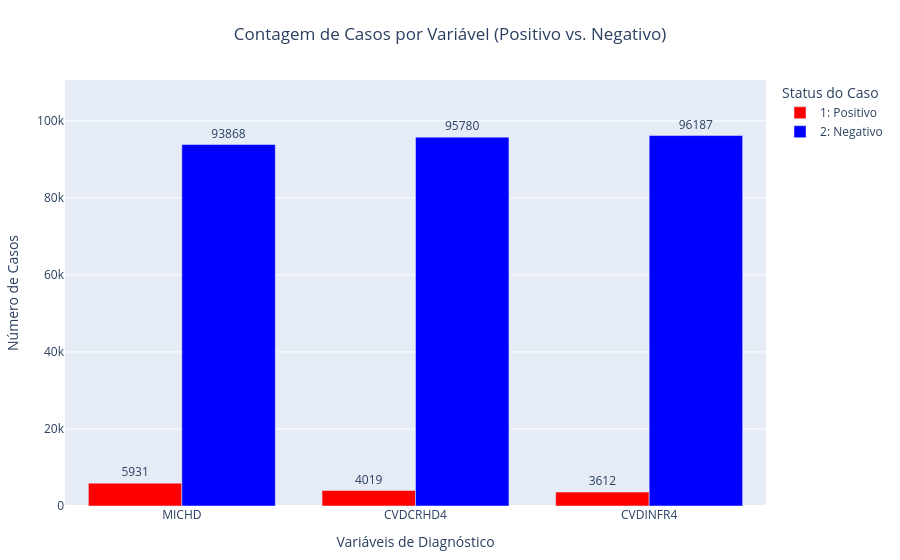

The cell this chart's notebook holds for it:
### Code cell
import pandas as pd
import plotly.express as px
import plotly.graph_objects as go
import os # Para manipulação de caminhos de arquivo

# --- Passo 1: O DataFrame 'tabela_final' DEVE existir neste ponto ---
# Ele é o resultado do script da célula anterior do Jupyter Notebook
# (originalmente do artefato 'tabela_resumo_counts_michd').

# Verifica se 'tabela_final' existe e não está vazia
if 'tabela_final' not in globals() or not isinstance(tabela_final, pd.DataFrame) or tabela_final.empty:
    print("ERRO CRÍTICO: A variável 'tabela_final' não foi encontrada, não é um DataFrame ou está vazia.")
    print("Certifique-se de que a célula anterior que cria 'tabela_final' foi executada com sucesso.")
    tabela_final_valida = False # Flag para controlar a geração do gráfico
else:
    print("Utilizando a variável 'tabela_final' existente para gerar o gráfico.")
    tabela_final_valida = True


if tabela_final_valida:
    # --- Passo 2: Preparar os dados para o Plotly (formato longo) ---
    df_para_plotar = tabela_final.reset_index().melt(
        id_vars='Valor_Indice', 
        var_name='Variavel', 
        value_name='Contagem'
    )
    
    # Mapear Valor_Indice para os rótulos desejados (Positivo/Negativo)
    df_para_plotar['Valor_Indice'] = df_para_plotar['Valor_Indice'].astype(str)
    mapa_rotulos = {
        '1': '1: Positivo', 
        '2': '2: Negativo'  
    }
    df_para_plotar['Status_Caso'] = df_para_plotar['Valor_Indice'].map(mapa_rotulos)
    
    print("\nDataFrame preparado para o gráfico Plotly com Status_Caso:")
    print(df_para_plotar.head())

    # --- Passo 3: Criar o gráfico de barras agrupadas ---
    fig = px.bar(
        df_para_plotar,
        x='Variavel',
        y='Contagem',
        color='Status_Caso', 
        barmode='group', 
        title='Contagem de Casos por Variável (Positivo vs. Negativo)',
        labels={
            'Variavel': 'Variáveis de Diagnóstico', 
            'Contagem': 'Número de Casos', 
            'Status_Caso': 'Status do Caso'
        },
        color_discrete_map={ 
            '1: Positivo': 'red',    
            '2: Negativo': 'blue'   
        }
        # text_auto=True foi removido para usarmos texttemplate para mais controle
    )

    # Ajustes para o texto nas barras e layout
    fig.update_traces(
        texttemplate='%{y:..0f}', # Formato do número: inteiro com separador de milhar (vírgula)
        textposition='outside'
    )
    
    fig.update_layout(
        xaxis_title="Variáveis de Diagnóstico",
        yaxis_title="Número de Casos",
        legend_title_text='Status do Caso', 
        title_x=0.5, # Centralizar o título
        uniformtext_minsize=8, # Garante que o texto caiba
        uniformtext_mode='hide', # Esconde o texto se não couber (opcional)
        margin=dict(t=80, b=50, l=50, r=50) # Aumenta a margem superior (t=top) para dar espaço ao texto
    )
    
    # Para garantir que o eixo Y se estenda o suficiente para o texto no topo:
    # Encontrar o valor máximo para ajustar o range do eixo Y
    max_y_valor = df_para_plotar['Contagem'].max()
    fig.update_yaxes(range=[0, max_y_valor * 1.15]) # Aumenta o limite superior do eixo Y em 15%


    # --- Passo 4: Exibir e/ou Salvar o gráfico ---
    print("\nExibindo o gráfico Plotly...")
    fig.show() 

    caminho_graficos = "graficos_gerados" 
    if not os.path.exists(caminho_graficos):
        os.makedirs(caminho_graficos)
    
    nome_arquivo_html = os.path.join(caminho_graficos, "contagens_status_casos_diagnostico.html") 
    fig.write_html(nome_arquivo_html)
    print(f"Gráfico Plotly também salvo como HTML em: {nome_arquivo_html}")

else:
    print("\n'tabela_final' não está válida ou não foi definida corretamente na célula anterior. Gráfico não pode ser gerado.")

### Figure 1 — Plotly figure (JSON) as saved in the notebook; plotly's stock layout.template omitted (floating-point values rounded to 4 significant figures)
{"data": [{"alignmentgroup": "True", "hovertemplate": "Status do Caso=1: Positivo<br>Variáveis de Diagnóstico=%{x}<br>Número de Casos=%{y}<extra></extra>", "legendgroup": "1: Positivo", "marker": {"color": "red", "pattern": {"shape": ""}}, "name": "1: Positivo", "offsetgroup": "1: Positivo", "orientation": "v", "showlegend": true, "textposition": "outside", "texttemplate": "%{y:..0f}", "type": "bar", "x": ["MICHD", "CVDCRHD4", "CVDINFR4"], "xaxis": "x", "y": [5931, 4019, 3612], "yaxis": "y"}, {"alignmentgroup": "True", "hovertemplate": "Status do Caso=2: Negativo<br>Variáveis de Diagnóstico=%{x}<br>Número de Casos=%{y}<extra></extra>", "legendgroup": "2: Negativo", "marker": {"color": "blue", "pattern": {"shape": ""}}, "name": "2: Negativo", "offsetgroup": "2: Negativo", "orientation": "v", "showlegend": true, "textposition": "outside", "texttemplate": "%{y:..0f}", "type": "bar", "x": ["MICHD", "CVDCRHD4", "CVDINFR4"], "xaxis": "x", "y": [93868, 95780, 96187], "yaxis": "y"}], "layout": {"barmode": "group", "legend": {"title": {"text": "Status do Caso"}, "tracegroupgap": 0}, "margin": {"b": 50, "l": 50, "r": 50, "t": 80}, "title": {"text": "Contagem de Casos por Variável (Positivo vs. Negativo)", "x": 0.5}, "uniformtext": {"minsize": 8, "mode": "hide"}, "xaxis": {"anchor": "y", "domain": [0, 1], "title": {"text": "Variáveis de Diagnóstico"}}, "yaxis": {"anchor": "x", "domain": [0, 1], "range": [0, 110600.0], "title": {"text": "Número de Casos"}}}}
